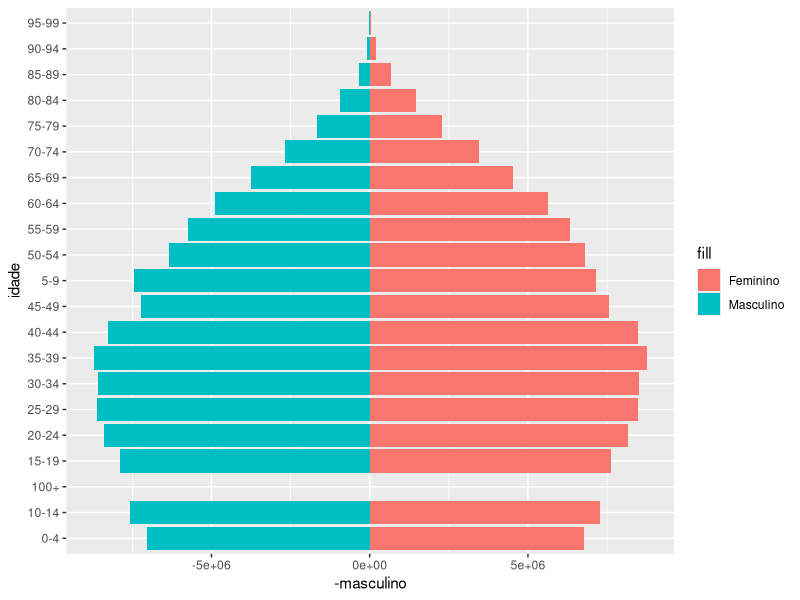
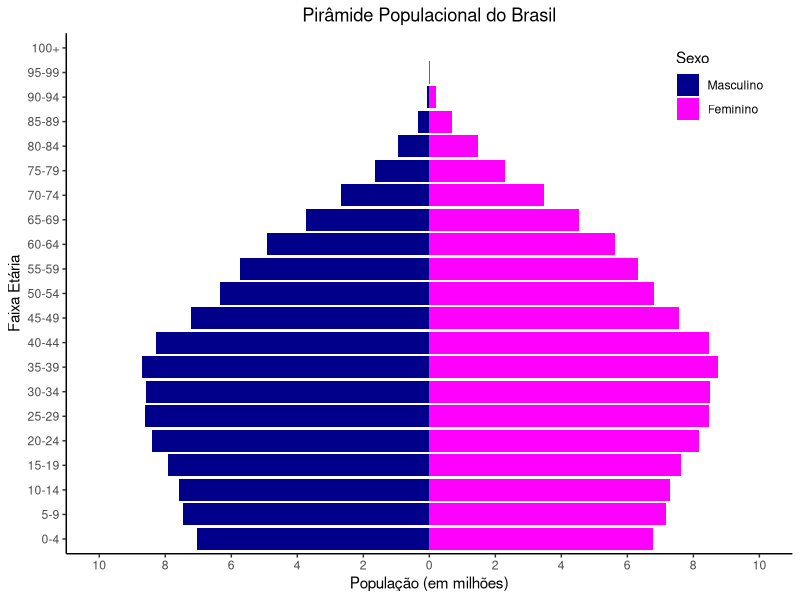

Source code (R) for these figures, in order:
## ---- chunk 1


knitr::include_graphics("https://servicos.nc.ufpr.br/PortalNC/painel/assets/img/logos/logo_ufpr.jpg") 
## ---- chunk 2
# <style>
#   body {
#     text-align: center;
#   }
# </style>
## ---- chunk 3

# Carregando bibliotecas
library(ggplot2)

# Dados extraídos de: https://www.populationpyramid.net/pt/brasil/2023/#google_vignette

idade <- c('0-4', '5-9', '10-14', '15-19', '20-24', '25-29', '30-34', '35-39', '40-44', '45-49',
           '50-54', '55-59', '60-64', '65-69', '70-74', '75-79', '80-84', '85-89', '90-94', '95-99', '100+')

masculino <- c(7048276, 7458718, 7571355, 7902645, 8388853, 8626910, 8573161, 8715312, 8275450, 7230207,
                          6355937, 5736755, 4904223, 3748986, 2675453, 1653264, 944483, 350303, 72217, 8207, 396)

feminino <- c(6766804, 7165577, 7280500, 7624131, 8159904, 8465096, 8495865, 8753351, 8478260, 7571613,
                        6814563, 6331430, 5625694, 4534686, 3467790, 2283019, 1459935, 677986, 193494, 29591, 2036)

# Criando um data frame
dados <- data.frame(idade, masculino, feminino)

# Gráfico
grafico1 <- ggplot(dados, aes(x = idade)) +
  geom_bar(aes(y = -masculino, fill = "Masculino"), stat = "identity", position = "identity") +
  geom_bar(aes(y = feminino, fill = "Feminino"), stat = "identity", position = "identity") +
  coord_flip()

grafico1
## ---- chunk 4

# Carregando bibliotecas
library(ggplot2)

# Definindo cores
cor_masculino <- "darkblue"
cor_feminino <-"magenta"

# Dados extraídos de: https://www.populationpyramid.net/pt/brasil/2023/#google_vignette
idade <- c('0-4', '5-9', '10-14', '15-19', '20-24', '25-29', '30-34', '35-39', '40-44', '45-49',
           '50-54', '55-59', '60-64', '65-69', '70-74', '75-79', '80-84', '85-89', '90-94', '95-99', '100+')

masculino <- c(7048276, 7458718, 7571355, 7902645, 8388853, 8626910, 8573161, 8715312, 8275450, 7230207,
                          6355937, 5736755, 4904223, 3748986, 2675453, 1653264, 944483, 350303, 72217, 8207, 396)

feminino <- c(6766804, 7165577, 7280500, 7624131, 8159904, 8465096, 8495865, 8753351, 8478260, 7571613,
                        6814563, 6331430, 5625694, 4534686, 3467790, 2283019, 1459935, 677986, 193494, 29591, 2036)

# Convertendo a população para milhões
masculino <- masculino / 1000000
feminino <- feminino / 1000000

# Criando um data frame para armazenar os dados
dados <- data.frame(idade, masculino, feminino)

# Criando índice para ordenar o eixo x
dados$indice <- 1:length(idade)

# Manipulando eixo y, definindo intervalo de exibição do eixo y
brks = c(-10, -8, -6, -4, -2, 0, 2, 4, 6, 8, 10)

# Criando o gráfico
grafico2 <- ggplot(dados, aes(x = reorder(idade,indice))) +
  geom_bar(aes(y = -masculino, fill = "Masculino"), stat = "identity", position = "identity") + # com o sinal "-" para que essas informação apareçam no lado esquerdo do gráfico
  geom_bar(aes(y = feminino, fill = "Feminino"), stat = "identity", position = "identity") + 
  scale_fill_manual(values = c("Masculino" = cor_masculino, "Feminino" = cor_feminino),
                    breaks = c("Masculino", "Feminino"), # ordem dos itens na legenda
                    labels = c("Masculino", "Feminino")) + # rótulos na legenda
  labs(title = "Pirâmide Populacional do Brasil", # Título do grafico
         x = "Faixa Etária", # eixo x, no final será invertido
         y = "População (em milhões)", # eixo y, no final será invertido
         fill = "Sexo") + 
  scale_y_continuous(breaks = brks, # inserindo o intervalo definido
                     limits = c(-10, 10), # inserindo o limite do intervalo para que as colunas tenham o mesmo comprimento de ambos os lados
                     labels = abs(brks)) + # Resolvendo o problema de valores negativos em masculino
  theme_classic() + # inserindo tema para auxiliar na impressao do grafico
  coord_flip() + # virando os eixos do gráfico, para transformar em um gráfico de piramide
  theme(legend.position = c(0.9, 0.9), # Legenda no canto superior direito
        plot.title = element_text(hjust = 0.5)) # Centraliza o título

grafico2
## ---- chunk 5

# Carregando bibliotecas
library(ggplot2)

# Dados extraídos de: https://www.populationpyramid.net/pt/brasil/2023/#google_vignette

idade <- c('0-4', '5-9', '10-14', '15-19', '20-24', '25-29', '30-34', '35-39', '40-44', '45-49',
           '50-54', '55-59', '60-64', '65-69', '70-74', '75-79', '80-84', '85-89', '90-94', '95-99', '100+')

masculino <- c(7048276, 7458718, 7571355, 7902645, 8388853, 8626910, 8573161, 8715312, 8275450, 7230207,
                          6355937, 5736755, 4904223, 3748986, 2675453, 1653264, 944483, 350303, 72217, 8207, 396)

feminino <- c(6766804, 7165577, 7280500, 7624131, 8159904, 8465096, 8495865, 8753351, 8478260, 7571613,
                        6814563, 6331430, 5625694, 4534686, 3467790, 2283019, 1459935, 677986, 193494, 29591, 2036)

# Criando um data frame
dados <- data.frame(idade, masculino, feminino)

# Gráfico
grafico1 <- ggplot(dados, aes(x = idade)) +
  geom_bar(aes(y = -masculino, fill = "Masculino"), stat = "identity", position = "identity") +
  geom_bar(aes(y = feminino, fill = "Feminino"), stat = "identity", position = "identity") +
  coord_flip()

# grafico1
## ---- chunk 6

# Carregando bibliotecas
library(ggplot2)

# Definindo cores
cor_masculino <- "darkblue"
cor_feminino <-"magenta"

# Dados extraídos de: https://www.populationpyramid.net/pt/brasil/2023/#google_vignette
idade <- c('0-4', '5-9', '10-14', '15-19', '20-24', '25-29', '30-34', '35-39', '40-44', '45-49',
           '50-54', '55-59', '60-64', '65-69', '70-74', '75-79', '80-84', '85-89', '90-94', '95-99', '100+')

masculino <- c(7048276, 7458718, 7571355, 7902645, 8388853, 8626910, 8573161, 8715312, 8275450, 7230207,
                          6355937, 5736755, 4904223, 3748986, 2675453, 1653264, 944483, 350303, 72217, 8207, 396)

feminino <- c(6766804, 7165577, 7280500, 7624131, 8159904, 8465096, 8495865, 8753351, 8478260, 7571613,
                        6814563, 6331430, 5625694, 4534686, 3467790, 2283019, 1459935, 677986, 193494, 29591, 2036)

# Convertendo a população para milhões
masculino <- masculino / 1000000
feminino <- feminino / 1000000

# Criando um data frame para armazenar os dados
dados <- data.frame(idade, masculino, feminino)

# Criando índice para ordenar o eixo x
dados$indice <- 1:length(idade)

# Manipulando eixo y, definindo intervalo de exibição do eixo y
brks = c(-10, -8, -6, -4, -2, 0, 2, 4, 6, 8, 10)

# Criando o gráfico
grafico2 <- ggplot(dados, aes(x = reorder(idade,indice))) +
  geom_bar(aes(y = -masculino, fill = "Masculino"), stat = "identity", position = "identity") + # com o sinal "-" para que essas informação apareçam no lado esquerdo do gráfico
  geom_bar(aes(y = feminino, fill = "Feminino"), stat = "identity", position = "identity") + 
  scale_fill_manual(values = c("Masculino" = cor_masculino, "Feminino" = cor_feminino),
                    breaks = c("Masculino", "Feminino"), # ordem dos itens na legenda
                    labels = c("Masculino", "Feminino")) + # rótulos na legenda
  labs(title = "Pirâmide Populacional do Brasil", # Título do grafico
         x = "Faixa Etária", # eixo x, no final será invertido
         y = "População (em milhões)", # eixo y, no final será invertido
         fill = "Sexo") + 
  scale_y_continuous(breaks = brks, # inserindo o intervalo definido
                     limits = c(-10, 10), # inserindo o limite do intervalo para que as colunas tenham o mesmo comprimento de ambos os lados
                     labels = abs(brks)) + # Resolvendo o problema de valores negativos em masculino
  theme_classic() + # inserindo tema para auxiliar na impressao do grafico
  coord_flip() + # virando os eixos do gráfico, para transformar em um gráfico de piramide
  theme(legend.position = c(0.9, 0.9), # Legenda no canto superior direito
        plot.title = element_text(hjust = 0.5)) # Centraliza o título

# grafico2
